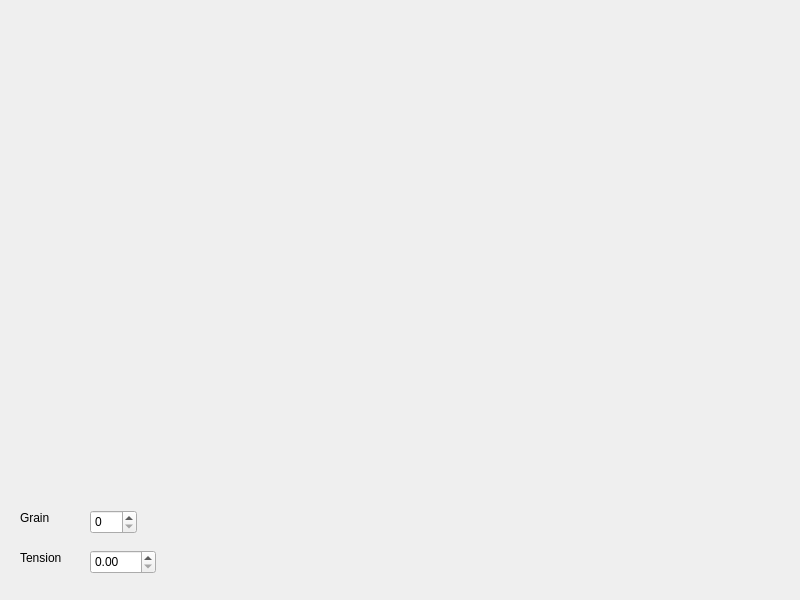
<?xml version="1.0" encoding="UTF-8"?>
<ui version="4.0">
 <class>Widget</class>
 <widget class="QWidget" name="Widget">
  <property name="geometry">
   <rect>
    <x>0</x>
    <y>0</y>
    <width>800</width>
    <height>600</height>
   </rect>
  </property>
  <property name="windowTitle">
   <string>Widget</string>
  </property>
  <widget class="QSpinBox" name="grain">
   <property name="geometry">
    <rect>
     <x>90</x>
     <y>510</y>
     <width>47</width>
     <height>24</height>
    </rect>
   </property>
  </widget>
  <widget class="QDoubleSpinBox" name="tension">
   <property name="geometry">
    <rect>
     <x>90</x>
     <y>550</y>
     <width>66</width>
     <height>24</height>
    </rect>
   </property>
   <property name="maximum">
    <double>1.000000000000000</double>
   </property>
   <property name="singleStep">
    <double>0.100000000000000</double>
   </property>
  </widget>
  <widget class="QLabel" name="label">
   <property name="geometry">
    <rect>
     <x>20</x>
     <y>550</y>
     <width>59</width>
     <height>16</height>
    </rect>
   </property>
   <property name="text">
    <string>Tension</string>
   </property>
  </widget>
  <widget class="QLabel" name="label_2">
   <property name="geometry">
    <rect>
     <x>20</x>
     <y>510</y>
     <width>59</width>
     <height>16</height>
    </rect>
   </property>
   <property name="text">
    <string>Grain</string>
   </property>
  </widget>
 </widget>
 <layoutdefault spacing="6" margin="11"/>
 <resources/>
 <connections/>
</ui>
